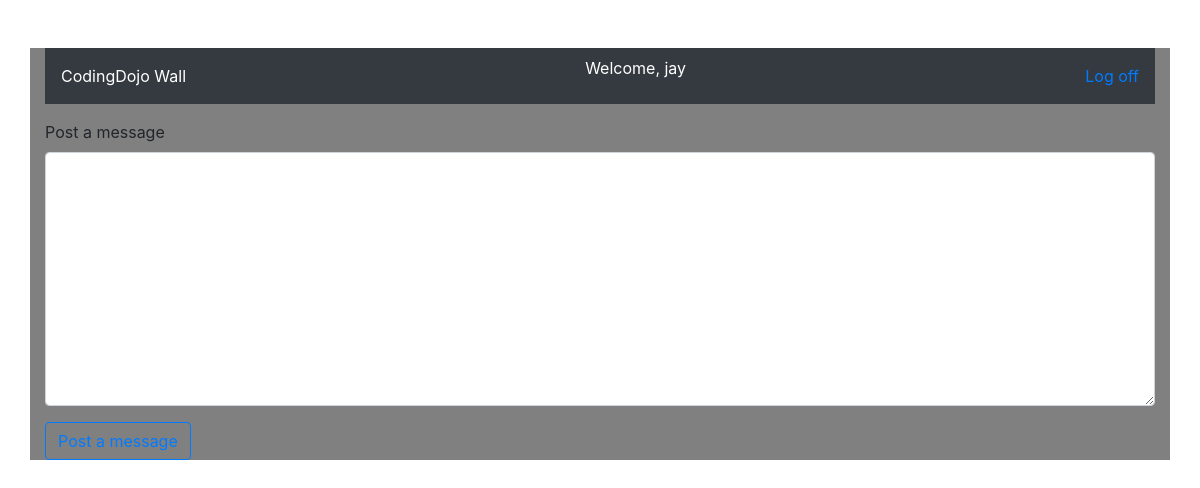
The app's page /success (signed in), older data.
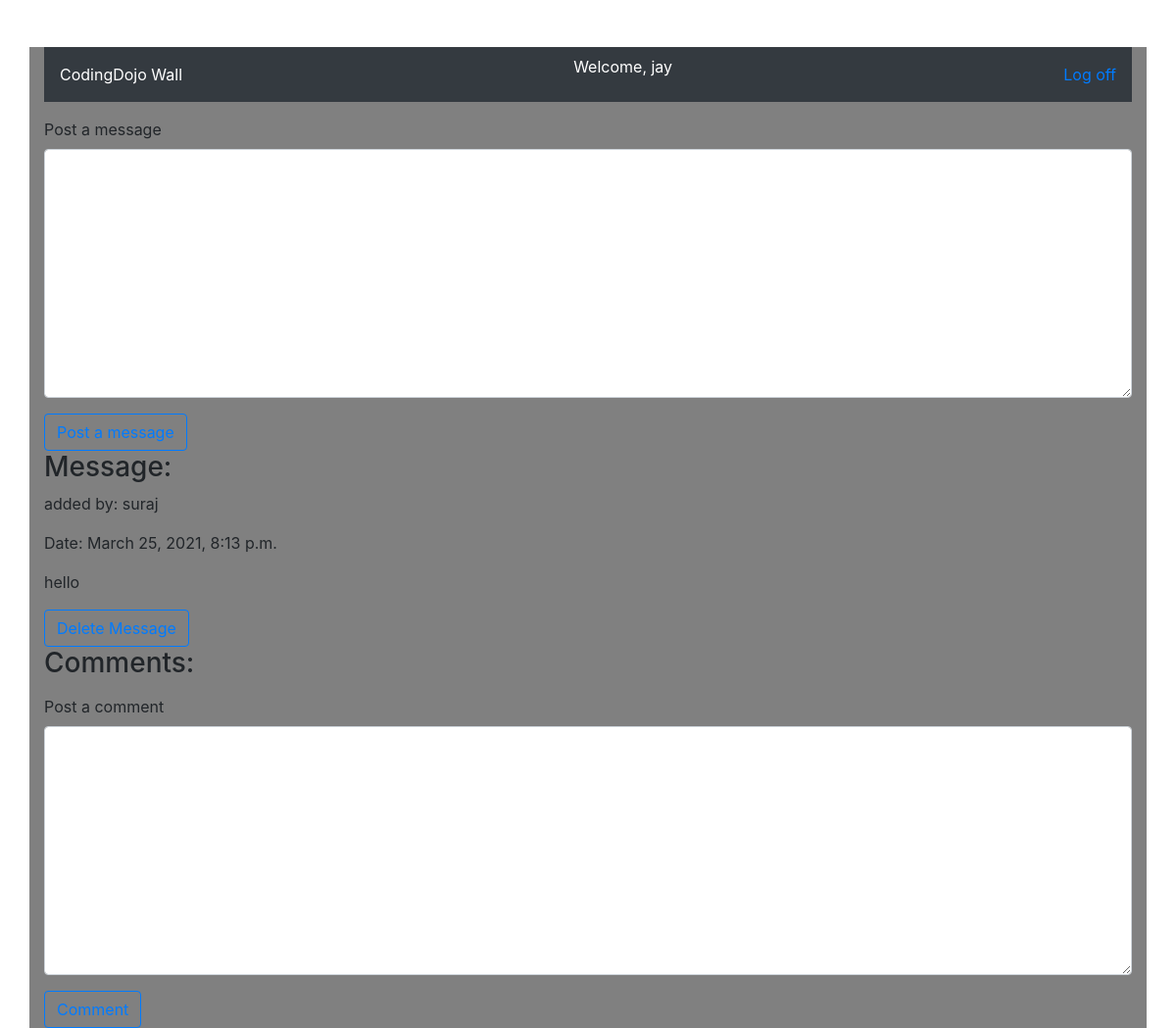
The same page, newer data.
### login_register_app/models.py (models this page shows)
class Message(models.Model):
    content = models.TextField() # content in place of message
    user = models.ForeignKey(User, related_name="messages", on_delete=models.CASCADE)
    created_at = models.DateTimeField(auto_now_add=True)
    updated_at = models.DateTimeField(auto_now=True)
    objects = UserManager()

class User(models.Model):
    first_name = models.CharField(max_length=255)
    last_name = models.CharField(max_length=255)
    email = models.CharField(max_length=255, unique=True)
    password = models.CharField(max_length=255)
    created_at = models.DateTimeField(auto_now_add=True)
    updated_at = models.DateTimeField(auto_now=True)
    objects = UserManager()

### login_register_app/views.py (the view)
# urls.py: path('success', views.success),
def success(request):
    if "user_id" not in request.session:
        messages.error(request, "please log in")
        return redirect('/')
    context = {
        'all_messages': Message.objects.all()
    }
    return render(request, 'wall.html', context)

### login_register_app/templates/wall.html (shortened to what this page needs)
<!DOCTYPE html>
<html lang="en">
<head>
    {% load static %}
    <link rel='stylesheet' href='{% static ' css/style.css' %}'>
    <link rel="stylesheet" href="https://maxcdn.bootstrapcdn.com/bootstrap/4.0.0/css/bootstrap.min.css"
>
</head>
<body>
    <div class="container mt-5">
        <nav class="navbar navbar-light bg-dark text-white">CodingDojo Wall
            <p>Welcome, {{ request.session.user_first_name }}</p><a href="/users/logout">Log off</a>
        </nav>
        <form action="/post_message" method="post">
            <div class="form-group mt-3">
                <label for="message">Post a message</label>
                <textarea name="message" id="" cols="20" rows="10" class="form-control"></textarea>
            </div>
            <button type="submit" class="btn btn-outline-primary">Post a message</button>
        </form>
    {% for message in all_messages reversed %}
    <h3>Message:</h3>
    <p>added by: {{ message.user.first_name }}</p>
    <p>Date: {{ message.created_at }}</p>
    <p>{{message.content}}</p>
    <form action="/delete_message" method="post">
        <button type="submit" class="btn btn-outline-primary">Delete Message</button>
    </form>
    <h3>Comments:</h3>
    <form action="/post_comment" method="post">
        <div class="form-group mt-3">
            <label for="comment">Post a comment</label>
            <textarea name="comment" id="comment" cols="20" rows="10" class="form-control"></textarea>
        </div>
        <button type="submit" class="btn btn-outline-primary">Comment</button>
    </form>
    {% endfor %}
</div>
</body>
</html>

### login_register_app/static/css/style.css (style rules this page uses)
.container { background-color: gray; }

Row changes from the older to the newer data that the page shows:
added Message: user.first_name "suraj", created_at "March 25, 2021, 8:13 p.m.", content "hello"
